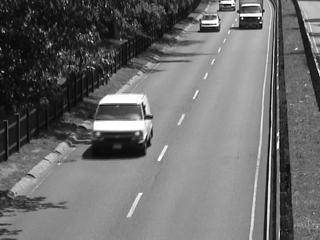
#> input picture lab4/I.jpg, 320 x 240 px
$ python zad1.py
#> lines starting #> are read from the running program, lines starting #| are printed output that depends on the picture
import cv2
import numpy as np
import matplotlib.pyplot as plt

I = cv2.imread("I.jpg")
#> I is the input picture: shape (240, 320, 3); min 0, max 255, mean 107.9
J = cv2.imread("J.jpg")
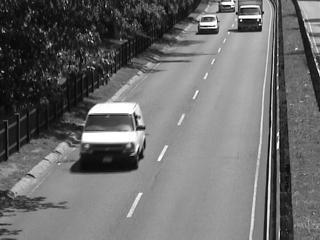
#> input picture lab4/J.jpg, 320 x 240 px
#> J is the input picture: shape (240, 320, 3); min 0, max 255, mean 107.9

IG = cv2.cvtColor(I, cv2.COLOR_RGB2GRAY)
JG = cv2.cvtColor(J, cv2.COLOR_RGB2GRAY)

diff = cv2.absdiff(IG,JG)
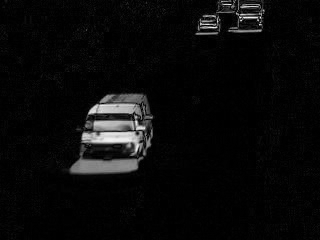
#> diff: shape (240, 320); min 0, max 249, mean 10.4

dX = dY = 1
W2=1
u = np.zeros(JG.shape)
v = np.zeros(IG.shape)

dis = []

for j in range(2,I.shape[0]-2):
    for i in range(2,I.shape[1]-2):
        IO = np.float32(IG[j-W2:j+W2+1,i-W2:i+W2+1])
        # print("dziala")
        min_dis = 99999999
        for jj in range(-dX,dX+1):
            for ii in range(-dY,dY+1):
                JO = np.float32(JG[j+jj-W2:j+jj+W2+1, i+ii-W2:i+ii+W2+1])
                dis = np.sum(np.sqrt((np.square(JO - IO))))
                if(dis < min_dis):
                    min_dis = dis
                    wsp_dis = [jj,ii]
        u[j, i] = wsp_dis[0]
        v[j, i] = wsp_dis[1]
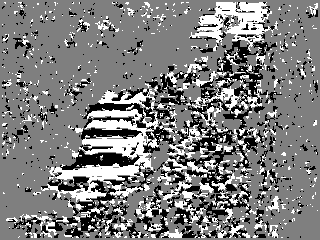
#> u: shape (240, 320) float64; min -1, max 1, mean -0.00802; drawn with min black and max white
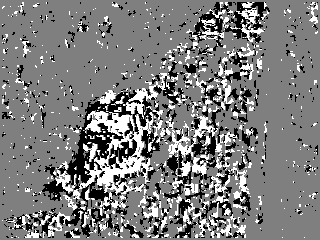
#> v: shape (240, 320) float64; min -1, max 1, mean -0.016; drawn with min black and max white
#> after the loop, wsp_dis = [0, 0]

plt.figure()
plt.gca().invert_yaxis()
plt.quiver(u,v)
plt.show()
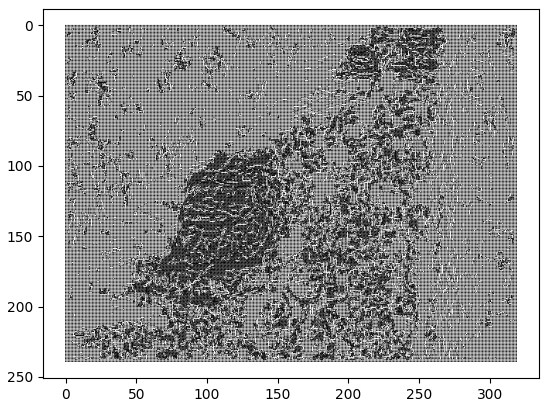
#> figure drawn by matplotlib, 1 panel
cv2.imshow("I",IG)
cv2.imshow("J",JG)
cv2.imshow("diff",diff)
cv2.waitKey(0)
